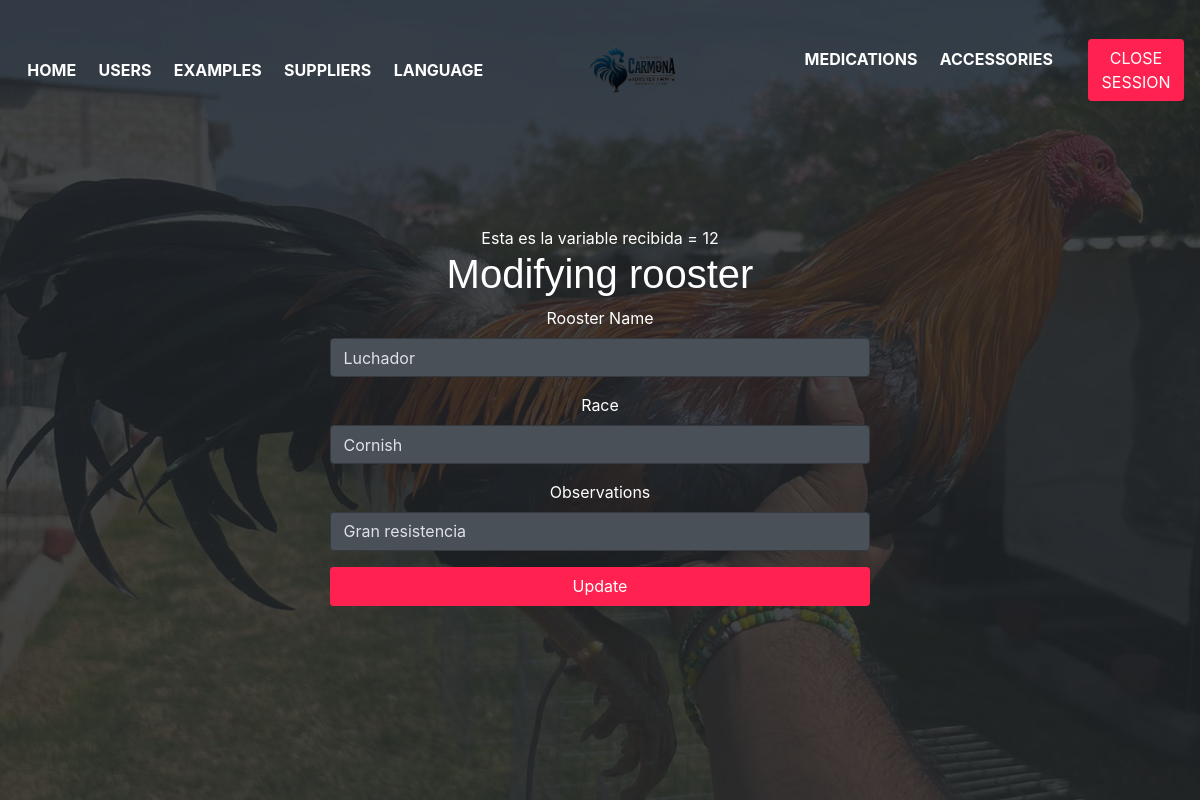
The app's page /adm_gallo_modificar-In.php?id=12 (signed in) with its own data.
### tables this page shows
CREATE TABLE IF NOT EXISTS `gallos3` (
  `id_gallo` int NOT NULL AUTO_INCREMENT,
  `nombre` varchar(50) NOT NULL,
  `raza` varchar(50) NOT NULL,
  `observaciones` varchar(50) NOT NULL,
  PRIMARY KEY (`id_gallo`)
);

### php/conexion.php (called while the page is built, shortened)
<?php
function db_query($query) {
    $db_host = 'localhost';
    $db_user = 'root';
    $db_password = 'sistemas';
    $db_name = 'iniciosesion';
    $db_port = '3306';
    $connection =mysqli_connect($db_host,$db_user,$db_password,$db_name,$db_port);
    $result = mysqli_query($connection,$query);
    return $result;
}
function select_where($tbl_name, $field_condition){
    $sql = "SELECT * FROM $tbl_name WHERE $field_condition";
    $db=db_query($sql);
    return $db;
}
?>

### adm_gallo_modificar-In.php (the view, shortened to what this page needs)
<!DOCTYPE html>
<html lang="en">
<head>
    <link rel="stylesheet" href="https://cdnjs.cloudflare.com/ajax/libs/font-awesome/6.3.0/css/all.min.css"
 />
    <link rel="stylesheet" href="vendors/themify-icons/css/themify-icons.css">
    <link rel="stylesheet" href="vendors/animate/animate.css">
	<link rel="stylesheet" href="css/foodhut.css">
    <link rel="stylesheet" href="css/estylos_menu.css">
    <?php include("php/conexion.php"); ?>
</head>
<body data-spy="scroll" data-target=".navbar" data-offset="40" id="home">
    <nav class="custom-navbar navbar navbar-expand-lg navbar-dark fixed-top" data-spy="affix" data-offset-top="10">
        <div class="collapse navbar-collapse" id="navbarSupportedContent">
            <ul class="navbar-nav">
                <li class="nav-item">
                    <a class="nav-link" href="admin_index-In.php">HOME</a>
                </li>
                <li class="nav-item">
                    <a class="nav-link" href="adm_usuario-In.php">USERS</a>
                </li>
                <li class="nav-item">
                    <a class="nav-link" href="adm_gallo-In.php">EXAMPLES</a>
                </li>
                <li class="nav-item">
                    <a class="nav-link" href="adm_proveedor-In.php">SUPPLIERS</a>
                </li>
                <li class="nav-item">
                    <a class="nav-link" href="adm_gallo_modificar.php">LANGUAGE</a>
                </li>
            </ul>
            <a class="navbar-brand m-auto" href="#">
                <img src="imgs/logos.png" class="brand-img" alt="">
            </a>
            <ul class="navbar-nav">
                <li class="nav-item">
                    <a class="nav-link" href="#blog"><span class="sr-only">(current)</span></a>
                </li>
                <li class="nav-item">
                    <a class="nav-link" href="#testmonial">MEDICATIONS</a>
                </li>
                <li class="nav-item">
                    <a class="nav-link" href="#contact">ACCESSORIES</a>
                </li>
                <li class="nav-item">
                    <a href="logout-In.php" class="btn btn-primary ml-xl-4">CLOSE SESSION</a>
                </li>
            </ul>
        </div>
    </nav>
    <header id="home" class="header">
        <div class="overlay text-white text-center">
        <?php
        $var_id_gallo = $_GET['id'];
        echo "Esta es la variable recibida = $var_id_gallo";
        $result = select_where("gallos3", "id_gallo = $var_id_gallo");
        if (mysqli_num_rows($result) > 0) {
          while ($row = mysqli_fetch_object($result)) {
        ?>
    <div class="container">
        <div class="row justify-content-center">
            <div class="col-md-6">
                <h2 class="text-center text-white">Modifying rooster </h2>
                <form  id="form1" name="form1" action="adm_gallo_modificar_gallo-In.php" method="POST" onsubmit="return validarForm(this);">
                <div class="form-group">
                        <label for="name">Rooster Name </label>
                        <input type="text"  name="name" class="form-control" required value="<?php echo $row->nombre; ?> "/>
                    </div>
                    <div class="form-group">
                        <label for="raza">Race</label>
                        <input type="text" id="raza" name="raza" class="form-control" required value="<?php echo $row->raza; ?>"/>
                    </div>
                    <div class="form-group">
                        <label for="obs">Observations</label>
                        <input type="text" name="obs" id="obs"  class="form-control" required value="<?php echo $row->observaciones; ?>"/>
                    </div>
                    <button name="btn_guardar" id="btn_guardar" type="submit" class="btn btn-primary btn-block">Update</button>
                    <?php
                       }
                     } else {
                     echo "no hay ningun registro";
                     }
?>
                </form>
            </div>
        </div>
       </div>
    </header>
</body>
</html>

### records on screen
gallos3: name "Luchador", raza "Cornish", obs "Gran resistencia"

### other values on screen
$var_id_gallo "12"
